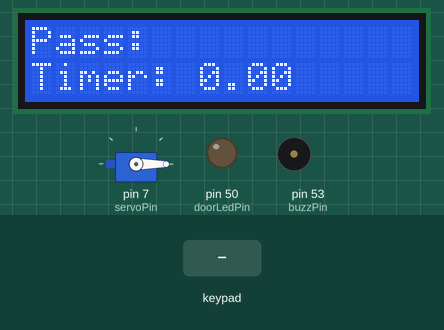
The sketch below on a simulated Arduino Mega 2560, built with avr-gcc and run on an emulated ATmega2560. Shown: servo, 16×2 character LCD, output pins drawn as LEDs (lit = HIGH), buzzer (waves = sounding, pin HIGH). The test bench sets the inputs (shaded band). What the sketch prints to the serial monitor is not drawn.

Above: at 1.2 s.
1.3 s: keypad keys 1 2 3 4 = pressed 0.4 s apart
At 3.57 s:
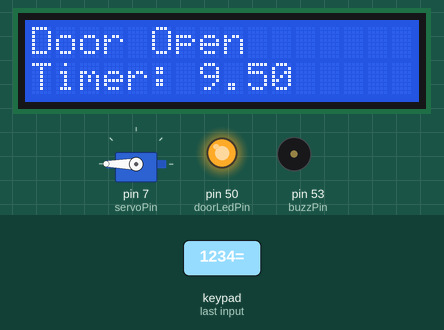
5.2 s: key 'o' pressed
At 5.31 s:
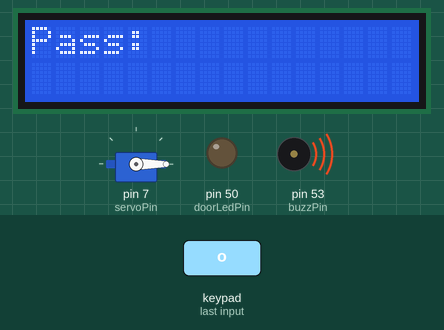
6.9 s: keypad keys 7 + 5 = pressed 0.4 s apart
At 7.51 s:
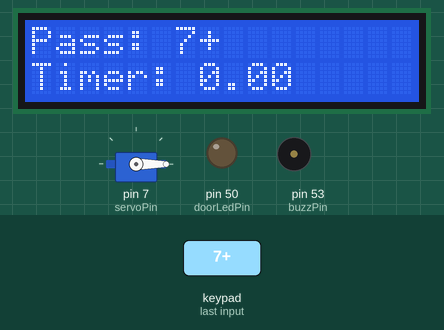
10.0 s: key '/' pressed
At 11.0 s:
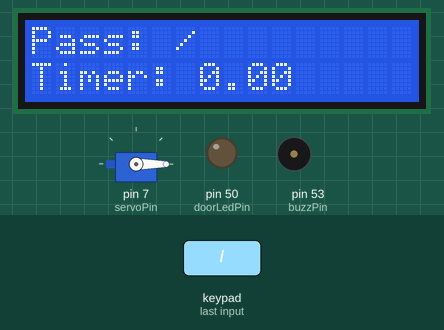
11.5 s: key '*' pressed
At 12.2 s:
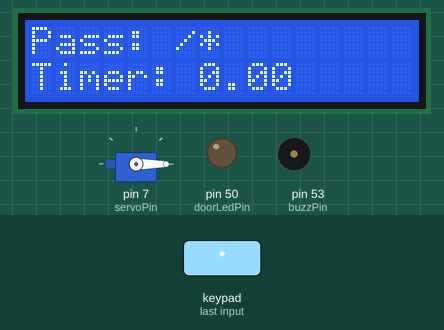
13.0 s: keypad keys 2 3 2 5 2 7 2 9 = pressed 0.4 s apart
At 13.21 s:
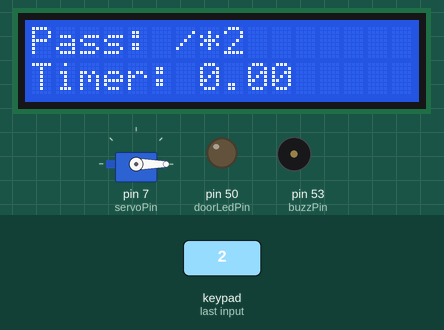
Timing chart, 0 to 16.0 s (numbered marks = the images above; inputs shaded):
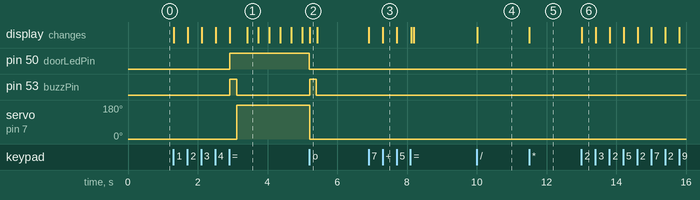

The sketch:

lab6.ino
```cpp
#include <Servo.h>
#include <LiquidCrystal.h>
#include <Keypad.h>
char mode='u';
const byte ROWS = 4; //four rows
const byte COLS = 4; //three columns
char keys[ROWS][COLS] = {
  {'7','8','9', '/'},
  {'4','5','6', '*'},
  {'1','2','3', '-'},
  {'o','0','=', '+'}
};
byte rowPins[ROWS] = {31, 33, 35, 37}; //connect to the row pinouts of the keypad
byte colPins[COLS] = {23, 25, 27, 29}; //connect to the column pinouts of the keypad

const int rs = 13, en = 12, d4 = 8, d5 = 9, d6 = 10, d7 = 11;

Keypad keypad = Keypad( makeKeymap(keys), rowPins, colPins, ROWS, COLS );
LiquidCrystal lcd(rs, en, d4, d5, d6, d7);
Servo myservo;  // create servo object to control a servo

const byte doorLedPin = 50, buzzPin = 53, servoPin = 7 ;

byte state = 0;
String prompts[] = {"Pass: ", "Door Open", "ChPass: ", "ChTime: ","user Mode"};
String inputBuffer, password = "1234";
bool timerOn = false;
int timerTime = 10;
long t0 = millis();

void setup() {
  Serial.begin(9600);

  myservo.attach(servoPin);
  myservo.write(0);

  lcd.begin(16, 2);
  lcd.clear();
  lcd.setCursor(0, 0);
   lcd.print("admin mode");
      Serial.println("admin mode");
      state=0;
      pPrompt();
  lcd.clear();
  lcd.setCursor(0, 0);
  lcd.print(prompts[state]);
  Serial.println(prompts[state]);

  pinMode(doorLedPin, OUTPUT);
  pinMode(buzzPin, OUTPUT);

}

void pPrompt() {
  lcd.clear();
  lcd.setCursor(0, 0);
  lcd.print(prompts[state]);
  inputBuffer = "";
}

void buzz() {
  digitalWrite(buzzPin, HIGH);
  delay(200);
  digitalWrite(buzzPin, LOW);
}

void open_door() {
  t0 = millis();
  timerOn = true;
  digitalWrite(doorLedPin, HIGH);
  buzz();
  myservo.write(180);
}

void lock_door() {
  myservo.write(0);
  digitalWrite(doorLedPin, LOW);
  timerOn = false;
  state=0;
  pPrompt();
  buzz();
}

float calc_time() {
  if (!timerOn) {
    return 0;
  }
  long nowT = millis();
  float diff = (float) timerTime - ((nowT - t0) / 1000.0);
  if (diff <= 0) {
    lock_door();
    diff = 0;
  }
  return diff;
}

void password_entered() {
  lcd.setCursor(0, 0);
  if (inputBuffer == password) {
    lcd.print("Correct password");
    Serial.println("Correct password");
    state = 1;
    open_door();
  } else {
    state = 0;
    lcd.print("Wrong password");
    Serial.println("wrong password");
  }
  delay(50);
}

void loop() {
  float timer = calc_time();
  lcd.setCursor(0, 1);
  lcd.print("Timer: " + String(timer) + "  ");

  char key = keypad.getKey();
  if (key){

    lcd.setCursor(prompts[state].length() + inputBuffer.length(), 0);
    lcd.print(key);
    Serial.println(key);
//    if(key=='1'){
//      mode='a';}
//    if(key=='2'){
//      mode='u';
//    }
//    if(mode=='a'){
//      lcd.print("admin mode");
//      Serial.println("admin mode");
//      state=0;
//      pPrompt();
//      lcd.setCursor(prompts[state].length() + inputBuffer.length(), 0);
//    lcd.print(key);
    if (key == '=')
    {
      if (!timerOn) {
        // Safe is locked - should enter password
        password_entered();
      } else if (state == 2) {
        // Change password
        password = inputBuffer;
        state = 1;
      } else if (state == 3) {
        // Change timer
        timerTime = inputBuffer.toInt();
        state = 1;
      }
      pPrompt();
    } else if (key == '*' && timerOn) {
      state = 2;
      pPrompt();
    } else if (key == '-' && timerOn) {
      state = 3;
      pPrompt();
    } else if (key == 'o'&& timerOn) {
      lock_door();
    } else
      inputBuffer += key;
//  }
//  else if (mode=='u'){
//    state=4;
//    pPrompt();
//    lcd.setCursor(0, 0);
//    Serial.println("user mode: ");
//    lcd.setCursor(0, 0);
//    lcd.print("enter pro: ");
//    Serial.println("enter pro : ");
//    if(key=='='){
//      lcd.setCursor(0, 0);
//      lcd.print("product "+inputBuffer+" gived");
//      Serial.println("product "+inputBuffer+" gived");
//      pPrompt();
//      }
//      else{
//         inputBuffer+=key;
//        }
//
//
//
//    }
}

    delay(20);
}
```

Measured:
- after the input at 1.3 s, pin 50 (doorLedPin): LOW → HIGH after 1.6 s; pin 53 (buzzPin): LOW → HIGH after 1.6 s, → LOW 0.20 s later; servo on pin 7 (servoPin): 0° → 180° after 1.8 s; the display: first changes at once (image 1 shows a later state)
- after the input at 5.2 s, pin 50 (doorLedPin): HIGH → LOW at once; pin 53 (buzzPin): LOW → HIGH at once, → LOW 0.20 s later; servo on pin 7 (servoPin): 180° → 0° at once; the display: changes at once (image 2)
- after the input at 6.9 s, the display: first changes at once (image 3 shows a later state)
- after the input at 10.0 s, the display: changes at once (image 4)
- after the input at 11.5 s, the display: changes at once (image 5)
- after the input at 13.0 s, the display: changes at once (image 6)
